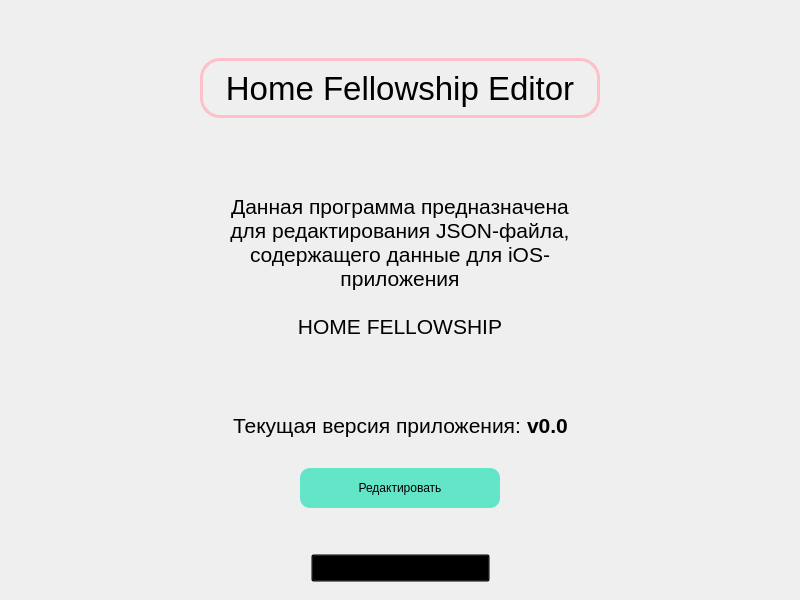
<?xml version="1.0" encoding="UTF-8"?>
<ui version="4.0">
 <class>MainWindow</class>
 <widget class="QMainWindow" name="MainWindow">
  <property name="geometry">
   <rect>
    <x>0</x>
    <y>0</y>
    <width>800</width>
    <height>600</height>
   </rect>
  </property>
  <property name="minimumSize">
   <size>
    <width>800</width>
    <height>600</height>
   </size>
  </property>
  <property name="font">
   <font>
    <family>Arial</family>
    <pointsize>13</pointsize>
   </font>
  </property>
  <property name="windowTitle">
   <string>Home Fellowship Editor</string>
  </property>
  <widget class="QWidget" name="centralwidget">
   <layout class="QGridLayout" name="gridLayout">
    <item row="0" column="0">
     <widget class="QStackedWidget" name="stackedWidget">
      <property name="currentIndex">
       <number>0</number>
      </property>
      <widget class="QWidget" name="page_launch_view">
       <layout class="QGridLayout" name="gridLayout_2">
        <item row="0" column="0">
         <spacer name="verticalSpacer_6">
          <property name="orientation">
           <enum>Qt::Vertical</enum>
          </property>
          <property name="sizeHint" stdset="0">
           <size>
            <width>17</width>
            <height>56</height>
           </size>
          </property>
         </spacer>
        </item>
        <item row="1" column="0">
         <layout class="QHBoxLayout" name="horizontalLayout_2">
          <item>
           <spacer name="horizontalSpacer_7">
            <property name="orientation">
             <enum>Qt::Horizontal</enum>
            </property>
            <property name="sizeHint" stdset="0">
             <size>
              <width>37</width>
              <height>17</height>
             </size>
            </property>
           </spacer>
          </item>
          <item>
           <widget class="QLabel" name="label_app_title">
            <property name="minimumSize">
             <size>
              <width>400</width>
              <height>60</height>
             </size>
            </property>
            <property name="font">
             <font>
              <family>Arial</family>
              <pointsize>25</pointsize>
             </font>
            </property>
            <property name="styleSheet">
             <string notr="true">QLabel {
	padding: 5px;
	border: 3px solid pink;
	border-radius: 20%;
}</string>
            </property>
            <property name="locale">
             <locale language="Russian" country="Russia"/>
            </property>
            <property name="text">
             <string>Home Fellowship Editor</string>
            </property>
            <property name="alignment">
             <set>Qt::AlignCenter</set>
            </property>
            <property name="wordWrap">
             <bool>false</bool>
            </property>
           </widget>
          </item>
          <item>
           <spacer name="horizontalSpacer_8">
            <property name="orientation">
             <enum>Qt::Horizontal</enum>
            </property>
            <property name="sizeHint" stdset="0">
             <size>
              <width>37</width>
              <height>17</height>
             </size>
            </property>
           </spacer>
          </item>
         </layout>
        </item>
        <item row="2" column="0">
         <spacer name="verticalSpacer_2">
          <property name="orientation">
           <enum>Qt::Vertical</enum>
          </property>
          <property name="sizeHint" stdset="0">
           <size>
            <width>17</width>
            <height>58</height>
           </size>
          </property>
         </spacer>
        </item>
        <item row="3" column="0">
         <layout class="QHBoxLayout" name="horizontalLayout_3">
          <item>
           <spacer name="horizontalSpacer_9">
            <property name="orientation">
             <enum>Qt::Horizontal</enum>
            </property>
            <property name="sizeHint" stdset="0">
             <size>
              <width>34</width>
              <height>14</height>
             </size>
            </property>
           </spacer>
          </item>
          <item>
           <widget class="QLabel" name="label_description">
            <property name="minimumSize">
             <size>
              <width>350</width>
              <height>200</height>
             </size>
            </property>
            <property name="font">
             <font>
              <family>Arial</family>
              <pointsize>16</pointsize>
             </font>
            </property>
            <property name="text">
             <string>Данная программа предназначена для редактирования JSON-файла, содержащего данные для iOS-приложения

HOME FELLOWSHIP</string>
            </property>
            <property name="alignment">
             <set>Qt::AlignCenter</set>
            </property>
            <property name="wordWrap">
             <bool>true</bool>
            </property>
           </widget>
          </item>
          <item>
           <spacer name="horizontalSpacer_10">
            <property name="orientation">
             <enum>Qt::Horizontal</enum>
            </property>
            <property name="sizeHint" stdset="0">
             <size>
              <width>34</width>
              <height>14</height>
             </size>
            </property>
           </spacer>
          </item>
         </layout>
        </item>
        <item row="4" column="0">
         <spacer name="verticalSpacer_7">
          <property name="orientation">
           <enum>Qt::Vertical</enum>
          </property>
          <property name="sizeHint" stdset="0">
           <size>
            <width>17</width>
            <height>57</height>
           </size>
          </property>
         </spacer>
        </item>
        <item row="5" column="0">
         <layout class="QHBoxLayout" name="horizontalLayout_5">
          <item>
           <spacer name="horizontalSpacer_11">
            <property name="orientation">
             <enum>Qt::Horizontal</enum>
            </property>
            <property name="sizeHint" stdset="0">
             <size>
              <width>40</width>
              <height>20</height>
             </size>
            </property>
           </spacer>
          </item>
          <item>
           <widget class="QLabel" name="label_current_version">
            <property name="font">
             <font>
              <family>Arial</family>
              <pointsize>16</pointsize>
              <bold>false</bold>
             </font>
            </property>
            <property name="text">
             <string>Текущая версия приложения:</string>
            </property>
           </widget>
          </item>
          <item>
           <widget class="QLabel" name="label_version_number">
            <property name="font">
             <font>
              <family>Arial</family>
              <pointsize>16</pointsize>
              <bold>true</bold>
             </font>
            </property>
            <property name="text">
             <string>v0.0</string>
            </property>
           </widget>
          </item>
          <item>
           <spacer name="horizontalSpacer_12">
            <property name="orientation">
             <enum>Qt::Horizontal</enum>
            </property>
            <property name="sizeHint" stdset="0">
             <size>
              <width>40</width>
              <height>20</height>
             </size>
            </property>
           </spacer>
          </item>
         </layout>
        </item>
        <item row="6" column="0">
         <spacer name="verticalSpacer">
          <property name="orientation">
           <enum>Qt::Vertical</enum>
          </property>
          <property name="sizeHint" stdset="0">
           <size>
            <width>20</width>
            <height>40</height>
           </size>
          </property>
         </spacer>
        </item>
        <item row="7" column="0">
         <layout class="QHBoxLayout" name="horizontalLayout">
          <item>
           <spacer name="horizontalSpacer">
            <property name="orientation">
             <enum>Qt::Horizontal</enum>
            </property>
            <property name="sizeHint" stdset="0">
             <size>
              <width>40</width>
              <height>20</height>
             </size>
            </property>
           </spacer>
          </item>
          <item>
           <widget class="QPushButton" name="pushButton_go_to_edit">
            <property name="minimumSize">
             <size>
              <width>200</width>
              <height>40</height>
             </size>
            </property>
            <property name="maximumSize">
             <size>
              <width>60</width>
              <height>300</height>
             </size>
            </property>
            <property name="styleSheet">
             <string notr="true">QPushButton {
	padding: 5px;
	background: rgb(99, 230, 200);
	border-radius: 10%;
	color: black;
	font-family: Arial;
}

QPushButton::pressed {
		background: rgba(99, 230, 200, 0.5);
}</string>
            </property>
            <property name="locale">
             <locale language="Russian" country="Russia"/>
            </property>
            <property name="text">
             <string>Редактировать</string>
            </property>
           </widget>
          </item>
          <item>
           <spacer name="horizontalSpacer_6">
            <property name="orientation">
             <enum>Qt::Horizontal</enum>
            </property>
            <property name="sizeHint" stdset="0">
             <size>
              <width>40</width>
              <height>20</height>
             </size>
            </property>
           </spacer>
          </item>
         </layout>
        </item>
        <item row="8" column="0">
         <spacer name="verticalSpacer_5">
          <property name="orientation">
           <enum>Qt::Vertical</enum>
          </property>
          <property name="sizeHint" stdset="0">
           <size>
            <width>17</width>
            <height>56</height>
           </size>
          </property>
         </spacer>
        </item>
        <item row="9" column="0">
         <layout class="QHBoxLayout" name="horizontalLayout_4">
          <item>
           <spacer name="horizontalSpacer_2">
            <property name="orientation">
             <enum>Qt::Horizontal</enum>
            </property>
            <property name="sizeHint" stdset="0">
             <size>
              <width>40</width>
              <height>20</height>
             </size>
            </property>
           </spacer>
          </item>
          <item>
           <widget class="QPushButton" name="pushButton_about_developer">
            <property name="font">
             <font>
              <family>Arial</family>
              <pointsize>13</pointsize>
             </font>
            </property>
            <property name="styleSheet">
             <string notr="true">QPushButton {
background-color: transparent;
}</string>
            </property>
            <property name="locale">
             <locale language="Russian" country="Russia"/>
            </property>
            <property name="text">
             <string>2023 © Maxim Datskiy</string>
            </property>
           </widget>
          </item>
          <item>
           <spacer name="horizontalSpacer_3">
            <property name="orientation">
             <enum>Qt::Horizontal</enum>
            </property>
            <property name="sizeHint" stdset="0">
             <size>
              <width>40</width>
              <height>20</height>
             </size>
            </property>
           </spacer>
          </item>
         </layout>
        </item>
       </layout>
      </widget>
      <widget class="QWidget" name="page_2"/>
     </widget>
    </item>
   </layout>
  </widget>
 </widget>
 <resources/>
 <connections/>
</ui>
